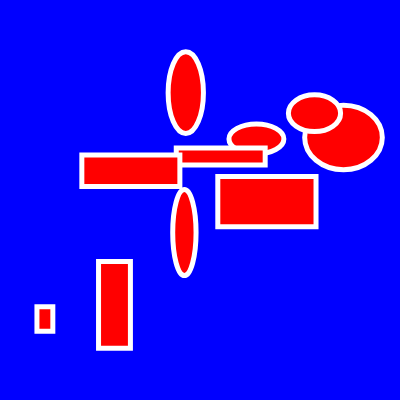
Frame 1 (no input)
Frame 60 (no input): identical to frame 1, image omitted
Frame 120 (the mouse pressed at the canvas centre since frame 60): identical to frame 1, image omitted

The p5.js sketch that drew this single still picture (run headless with seeded random() and noise() and a simulated clock; from frame 60 on, the mouse is pressed at the canvas centre):

// p5.js sketch
// ── sketch.js
//medios interactivos clase 2017-1
// clase 1 Agosto 14

function setup() { 
  createCanvas(400, 400);
	background(0, 0, 255);
  randomSeed(5);
  
  
    
   //punto y linea blancos
  strokeWeight(5);
	stroke(255);
  fill(255, 0, 0);
  
  for (var i = 0; i < 5; i++) {
    rect(random(20, height - 50), random(20, height - 50), random(10,100), random(10,100));
    ellipse(random(20, height - 50), random(20, height - 50), random(10,100), random(10,100));
	}
  

} 

function draw() { 

}
